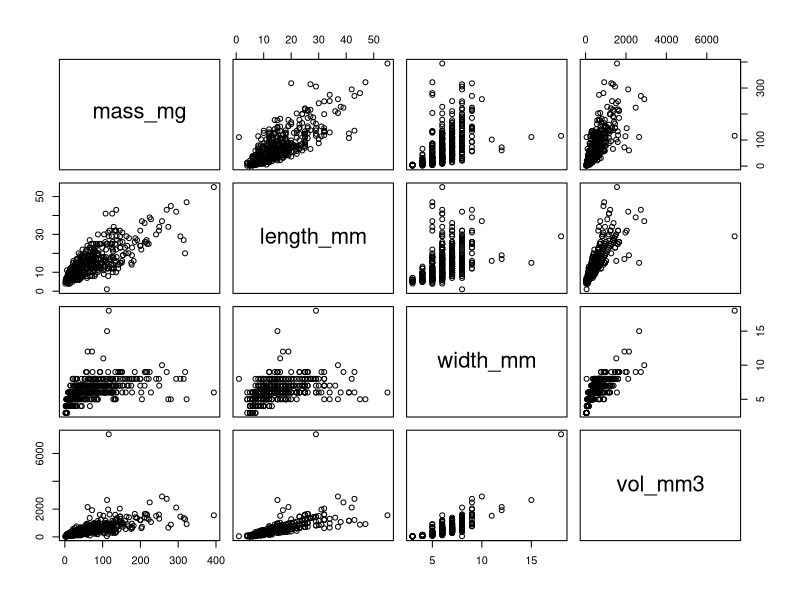
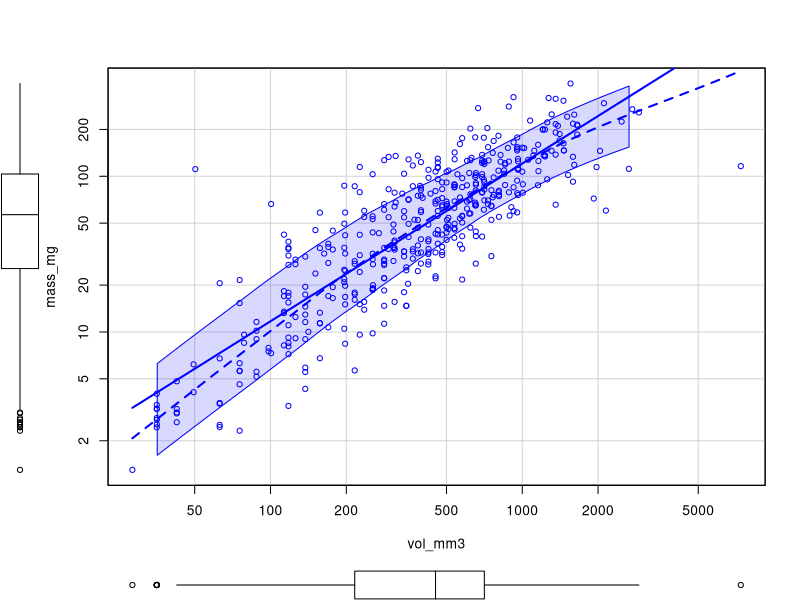
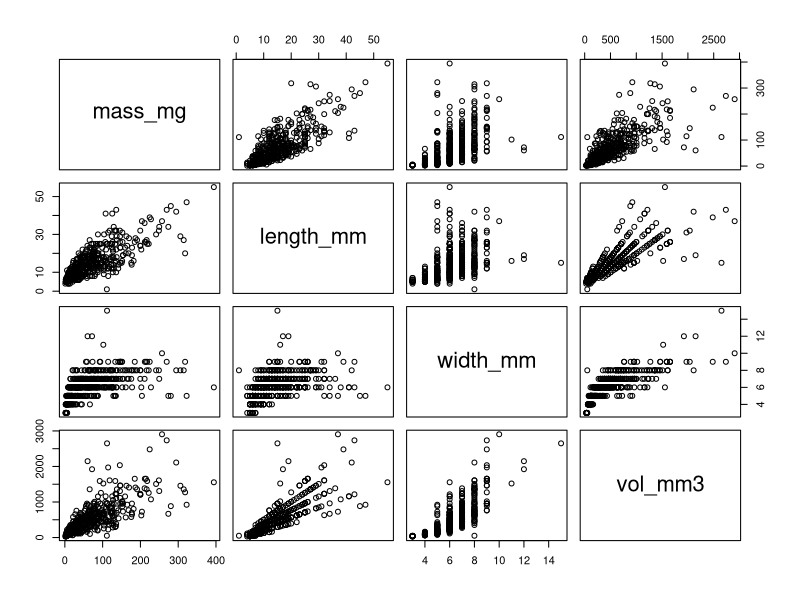
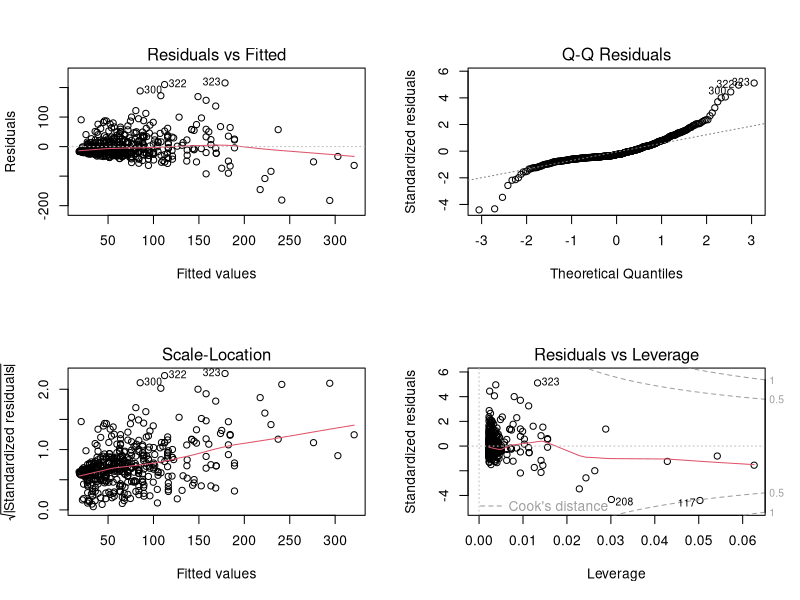
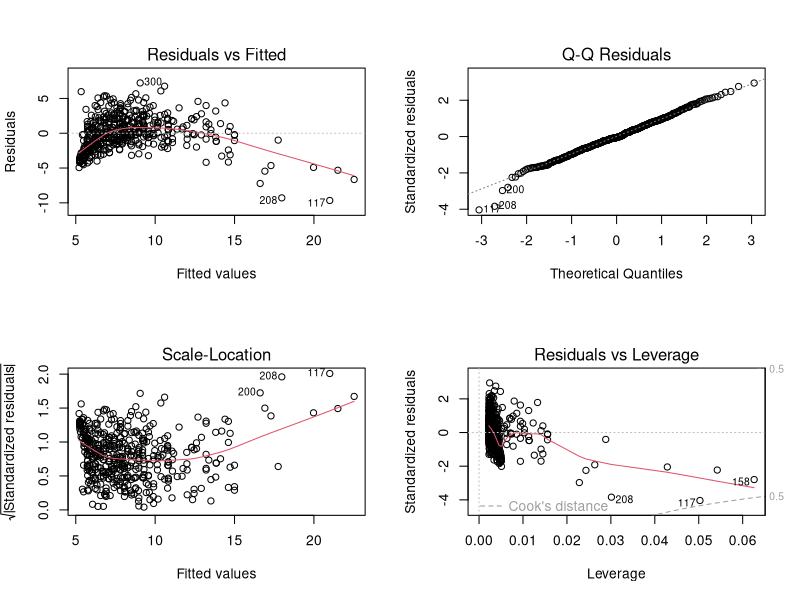
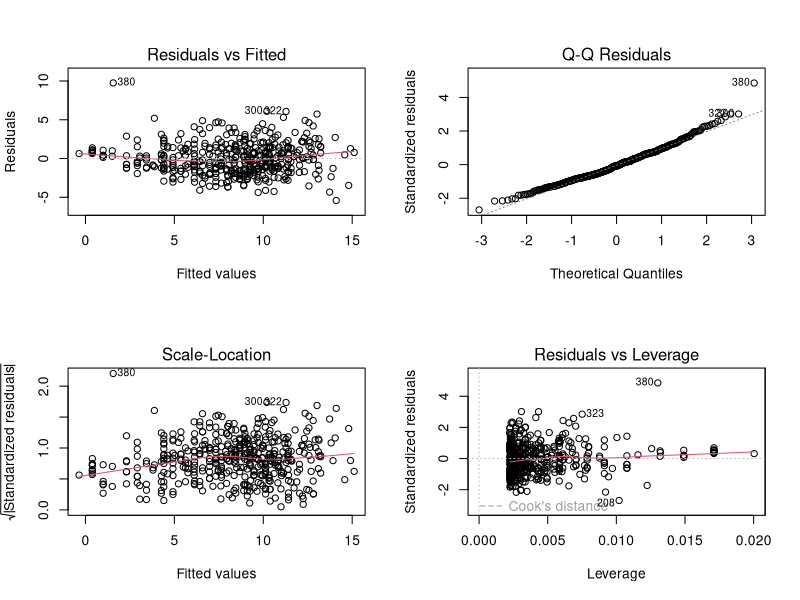
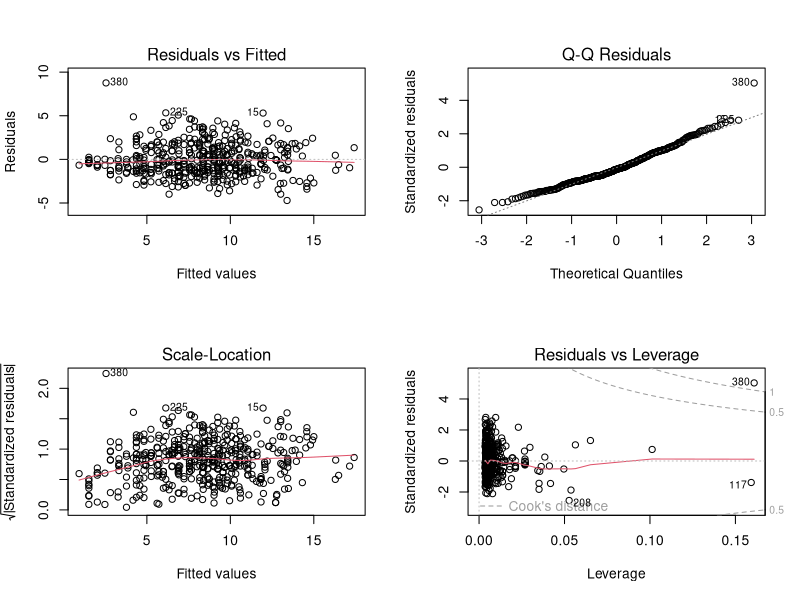
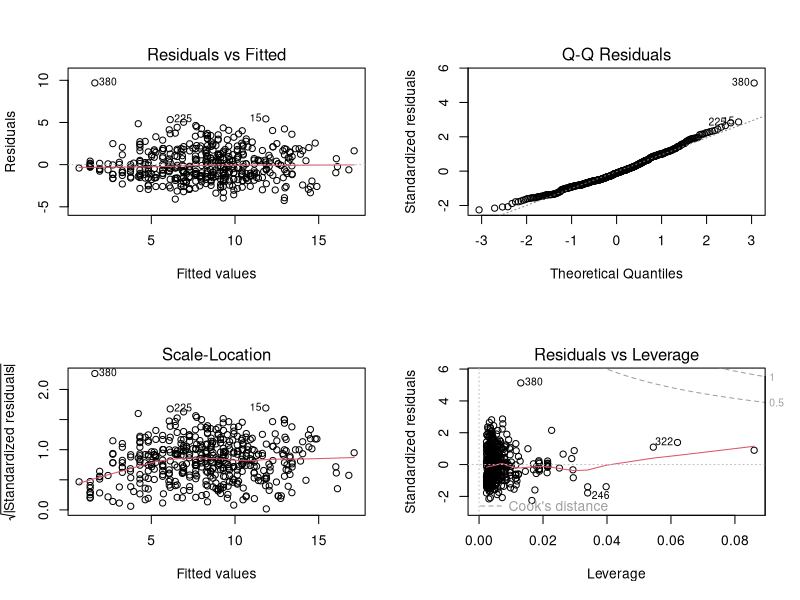

Write R code to recreate these figures, in order.
## ---- chunk 1

knitr::opts_chunk$set(echo = TRUE)
library(tidyverse)
library(car)
library(magrittr)
library(readxl)
library(caret)

## ---- chunk 2

sh_dim <- read_excel("SeedDimensionsMDC2021.xlsx", sheet = "dimensions")

table(sh_dim$spp, sh_dim$taxonID) # One error in Swamp timothy to correct in Excel
# I already corrected the version in GitHub, but not the file in FWS server.

sh_mass <- read_excel("SeedDimensionsMDC2021.xlsx", sheet = "weights")

## ---- chunk 3

avg_sh_dim <- sh_dim %>%
  group_by(LIT, spp, taxonID, bag_id) %>%
  summarise(f2t_length_mm = mean(f2t_length_mm),
            length_mm = mean(length_mm),
            width_mm =  mean(width_mm),
            n_sh = n(),
            .groups = "drop")

sh_dim_mass <- full_join(avg_sh_dim, sh_mass) %>%
  mutate(mass_mg = mass_mg/n_sh)

# Save file
saveRDS(sh_dim_mass, "sh_dim_MDC2021.rds")

## ---- chunk 4

sw_dim <- sh_dim_mass %>%
  dplyr::filter(spp == "Smartweed") %>%
  mutate(vol_mm3 = pi * (width_mm/2)^2 * length_mm)

sw_dim %>% dplyr::select(mass_mg, length_mm, width_mm, vol_mm3) %>% pairs()

scatterplot(mass_mg ~ vol_mm3, sw_dim, log = "xy") # Log transf. is promising

sw_dim[which.max(sw_dim$vol_mm3), ] # extreme volume

sw_dim %<>% dplyr::filter(vol_mm3 != max(vol_mm3)) # to exclude oddball

sw_dim %>% dplyr::select(mass_mg, length_mm, width_mm, vol_mm3) %>% pairs()

## ---- chunk 5

sw_m1 <- lm(mass_mg ~ vol_mm3, data = sw_dim)

summary(sw_m1)

opar <- par(mfrow = c(2,2)); plot(sw_m1); par(opar)

## ---- chunk 6

# Get optimal lambda
sw_lamb1 <- powerTransform(lm(mass_mg ~ vol_mm3,
                              data = sw_dim)) %>%
  coef(round = TRUE) %>%
  unname()

# Fit model with transformed Y
sw_m2 <- lm(bcPower(mass_mg, lambda = sw_lamb1) ~ vol_mm3,
               data = sw_dim)

opar <- par(mfrow = c(2,2)); plot(sw_m2); par(opar)

# Some nonlinearity remains, which increases the variance at the right side
# Try an additional transformation in volume

sw_m3 <- lm(bcPower(mass_mg, lambda = sw_lamb1) ~ log(vol_mm3),
               data = sw_dim)

opar <- par(mfrow = c(2,2)); plot(sw_m3); par(opar)

summary(sw_m3)

## ---- chunk 7

sw_m4 <- lm(bcPower(mass_mg, lambda = sw_lamb1) ~ log(vol_mm3) +
              width_mm + length_mm,
            data = sw_dim)

opar <- par(mfrow = c(2,2)); plot(sw_m4); par(opar)

summary(sw_m4)


sw_m5 <- lm(bcPower(mass_mg, lambda = sw_lamb1) ~ log(vol_mm3) + length_mm,
            data = sw_dim)

opar <- par(mfrow = c(2,2)); plot(sw_m5); par(opar)

summary(sw_m5)

## ---- chunk 8

# Add transformed response to data
sw_dim %<>% mutate(bc_mass_gm = bcPower(mass_mg, lambda = sw_lamb1))

# Training control
train_control <- trainControl(method = "repeatedcv",
                              number = 10,
                              repeats = 3)

sw_m4_cv <- train(bc_mass_gm ~
                    log(vol_mm3) +
                    width_mm +
                    length_mm,
                  data = sw_dim,
                  method="lm",
                  trControl = train_control)


sw_m5_cv <- train(bc_mass_gm ~
                    log(vol_mm3) +
                    length_mm,
                  data = sw_dim,
                  method="lm",
                  trControl = train_control)

# Collect results for comparison
results <- resamples(list(sw_m4_cv = sw_m4_cv,
                          sw_m5_cv = sw_m5_cv))

# Summarize and plot the distributions
summary(results)
bwplot(results)

## ---- chunk 9

saveRDS(sw_dim, "swdat.rds")

